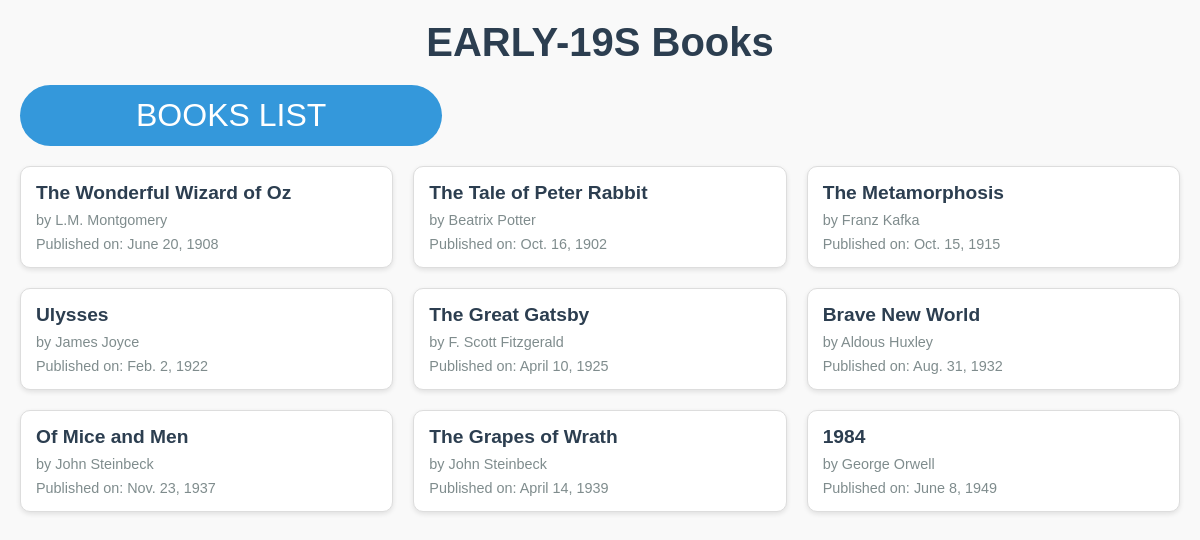
The app's page /early_19s.html/ with its own data.
### myapp/models.py (models this page shows, shortened)
class Book(models.Model):
    title = models.CharField(max_length=100)
    author = models.CharField(max_length=50)
    published_date = models.DateField()

### myapp/views.py (the view)
# urls.py: path('early_19s.html/', views.early_19s),
def early_19s(request):
    books = Book.objects.filter(Q(published_date__year__gt=1900) & (Q(published_date__year__lt=1950)))
    return render(request, 'early_19s.html', {'books': books})

### myapp/templates/early_19s.html (shortened to what this page needs)
<!DOCTYPE html>
<html lang="en">
<head>
    {% load static %}
    <link rel="stylesheet" href="{% static 'css/style.css' %}">
</head>
<body>
    <h1>EARLY-19S Books</h1>
    <a href="/book_list.html/"><button>BOOKS LIST</button></a>
    <ul>
        {% for book in books %}
            <li>
                <strong>{{ book.title }}</strong>
                <span class="author">by {{ book.author }}</span>
                <span class="published_date">Published on: {{ book.published_date }}</span>
            </li>
        {% endfor %}
    </ul>
</body>
</html>

### myapp/static/css/style.css (style rules this page uses)
* { margin: 0; padding: 0; box-sizing: border-box; }
body { font-family: 'Arial', sans-serif; background-color: #f9f9f9; color: #a49696; padding: 20px; }
h1 { text-align: center; font-size: 2.5rem; color: #2c3e50; margin-bottom: 20px; }
button { background-color: #3498db; color: white; border: none; padding: 12px 116px; border-radius: 45px; font-size: 2rem; cursor: pointer; transition: background-color 0.3s ease; }
a button { text-decoration: none; }
ul { display: grid; grid-template-columns: repeat(auto-fit, minmax(300px, 1fr)); gap: 20px; list-style: none; padding: 0; margin-top: 20px; }
li { background-color: #fff; border: 1px solid #ddd; border-radius: 10px; padding: 15px; box-shadow: 0 2px 5px rgba(0, 0, 0, 0.1); transition: transform 0.3s ease, box-shadow 0.3s ease; }
li strong { font-size: 1.2rem; color: #2c3e50; }
li .author, li .published_date { display: block; margin-top: 8px; color: #7f8c8d; font-size: 0.9rem; }

### records on screen
Book: title "The Wonderful Wizard of Oz", author "L.M. Montgomery", published_date "June 20, 1908"
Book: title "The Tale of Peter Rabbit", author "Beatrix Potter", published_date "Oct. 16, 1902"
Book: title "The Metamorphosis", author "Franz Kafka", published_date "Oct. 15, 1915"
Book: title "Ulysses", author "James Joyce", published_date "Feb. 2, 1922"
Book: title "The Great Gatsby", author "F. Scott Fitzgerald", published_date "April 10, 1925"
Book: title "Brave New World", author "Aldous Huxley", published_date "Aug. 31, 1932"
Book: title "Of Mice and Men", author "John Steinbeck", published_date "Nov. 23, 1937"
Book: title "The Grapes of Wrath", author "John Steinbeck", published_date "April 14, 1939"
Book: title "1984", author "George Orwell", published_date "June 8, 1949"
